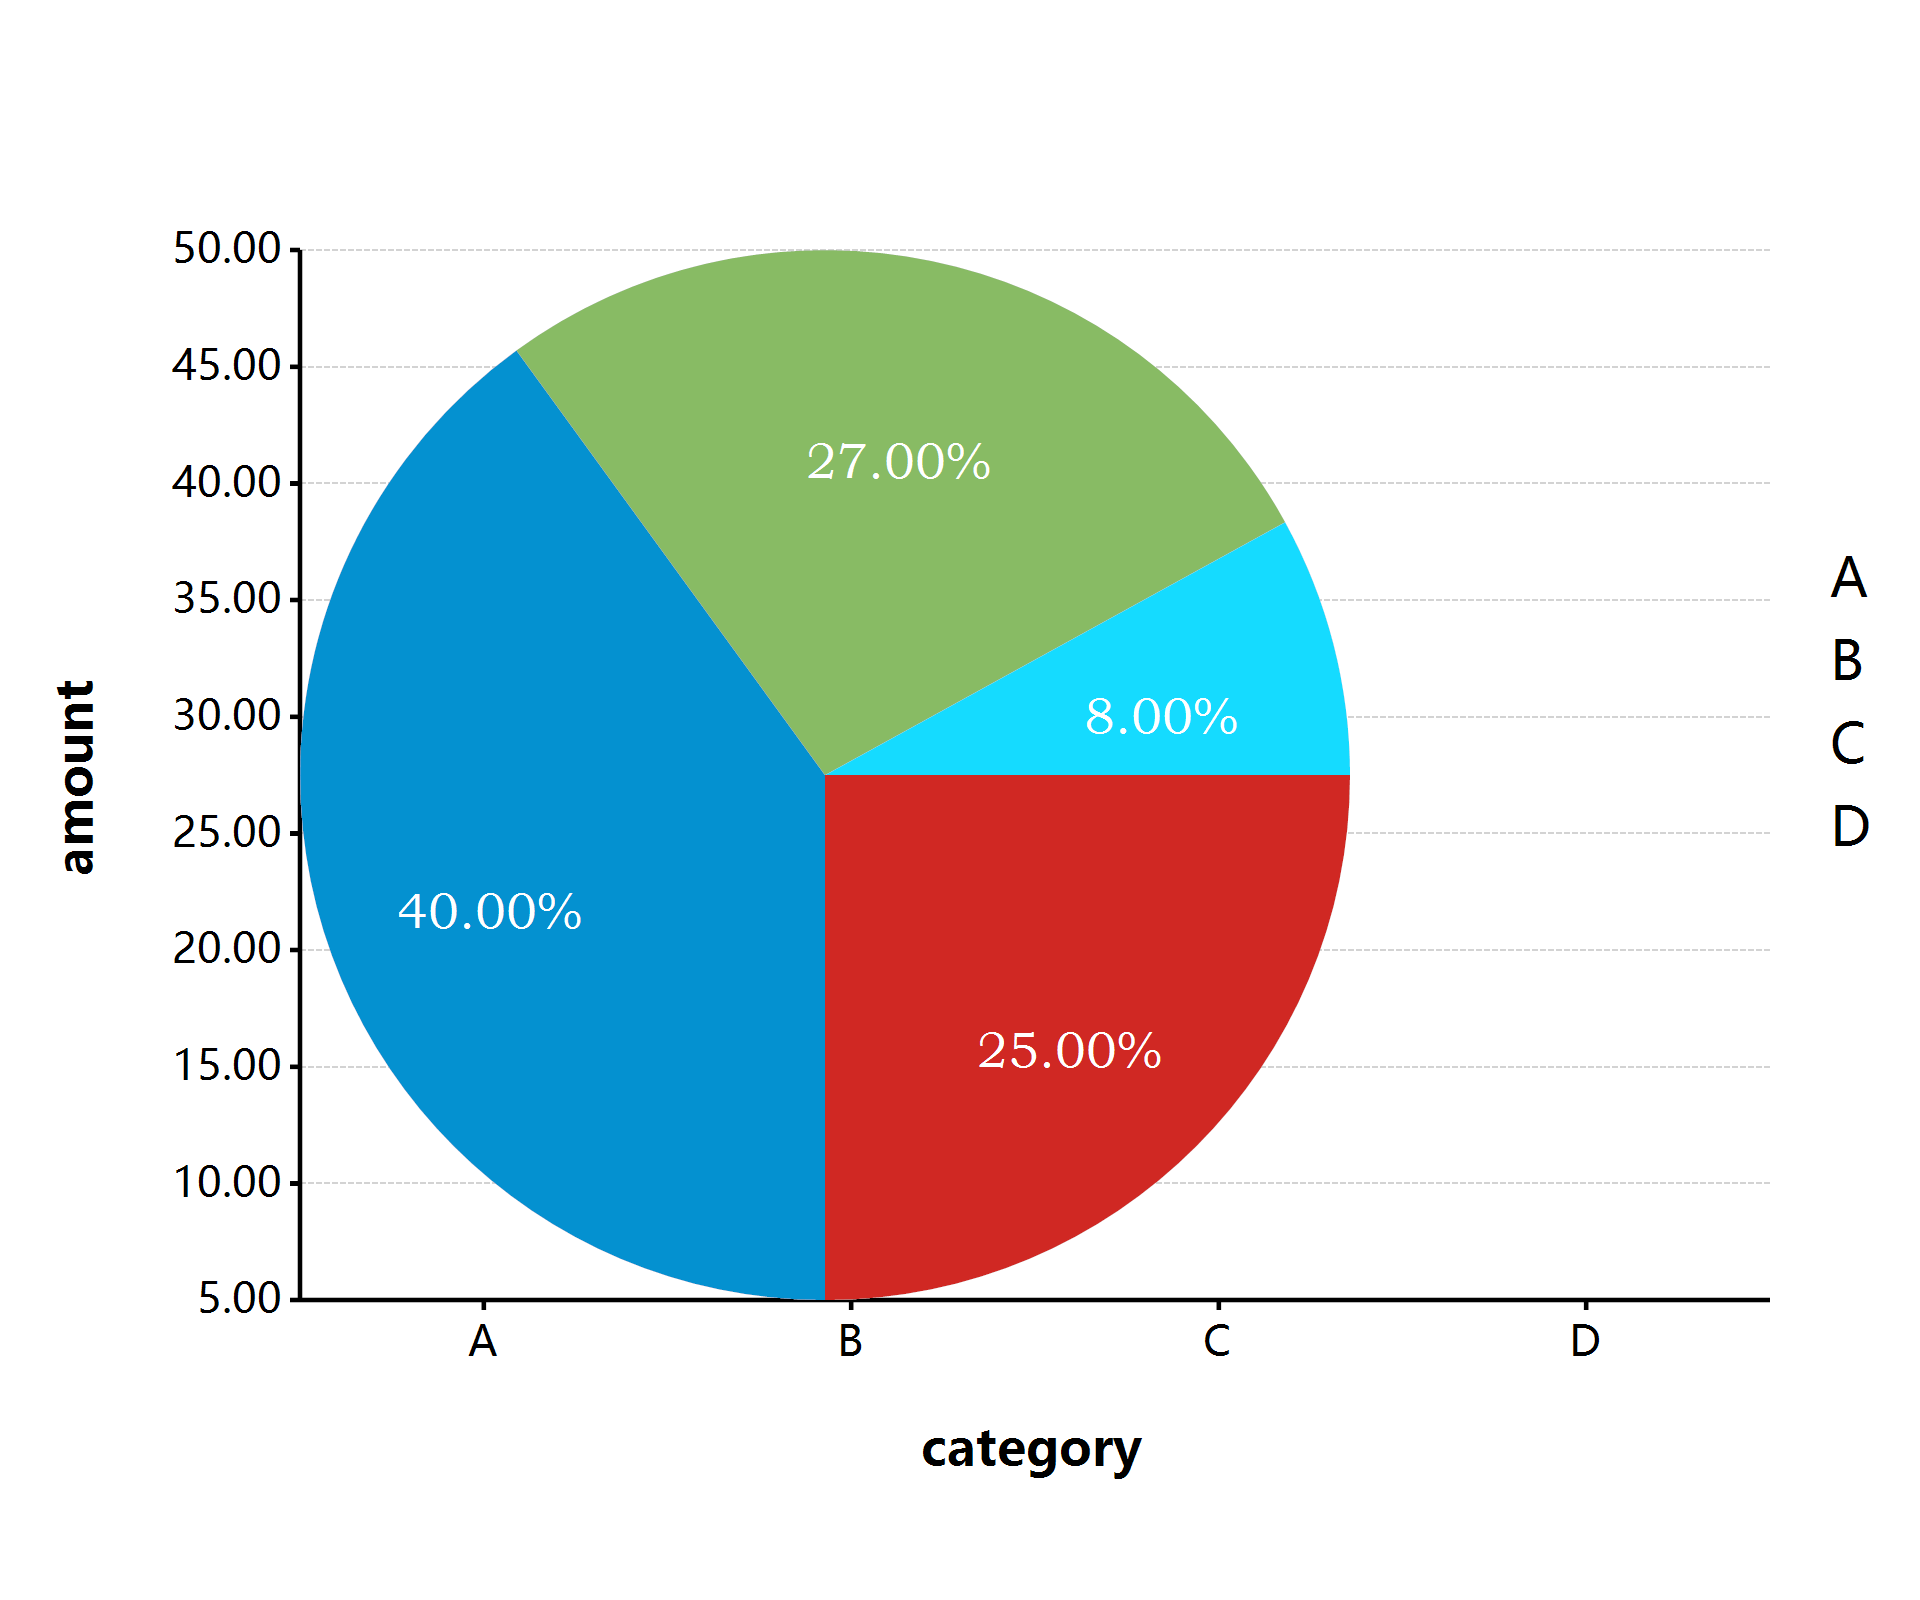

The R source for this figure:
require(ggplot);

let data <- data.frame("category" = c('A', 'B', 'C', 'D'),
                   "amount" = c(25, 40, 27, 8));

setwd(@dir);

print(data);

bitmap(file = "./pie.png") {
	ggplot(data, aes(x="category", y="amount", fill=category)) + geom_pie();
}

svg(file = "./pie.svg") {
	ggplot(data, aes(x="category", y="amount", fill=category)) + geom_pie();
}